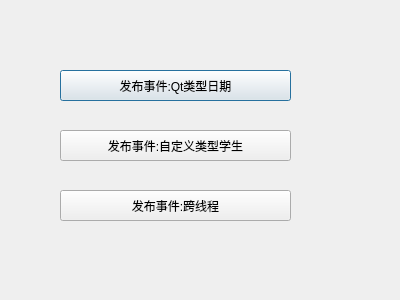
<?xml version="1.0" encoding="UTF-8"?>
<ui version="4.0">
 <class>ChildDialog</class>
 <widget class="QDialog" name="ChildDialog">
  <property name="geometry">
   <rect>
    <x>0</x>
    <y>0</y>
    <width>400</width>
    <height>300</height>
   </rect>
  </property>
  <property name="windowTitle">
   <string>Child Dialog</string>
  </property>
  <widget class="QPushButton" name="pushButton">
   <property name="geometry">
    <rect>
     <x>60</x>
     <y>70</y>
     <width>231</width>
     <height>31</height>
    </rect>
   </property>
   <property name="text">
    <string>发布事件:Qt类型日期</string>
   </property>
  </widget>
  <widget class="QPushButton" name="pushButton_2">
   <property name="geometry">
    <rect>
     <x>60</x>
     <y>130</y>
     <width>231</width>
     <height>31</height>
    </rect>
   </property>
   <property name="text">
    <string>发布事件:自定义类型学生</string>
   </property>
  </widget>
  <widget class="QPushButton" name="pushButton_3">
   <property name="geometry">
    <rect>
     <x>60</x>
     <y>190</y>
     <width>231</width>
     <height>31</height>
    </rect>
   </property>
   <property name="text">
    <string>发布事件:跨线程</string>
   </property>
  </widget>
 </widget>
 <resources/>
 <connections/>
</ui>
